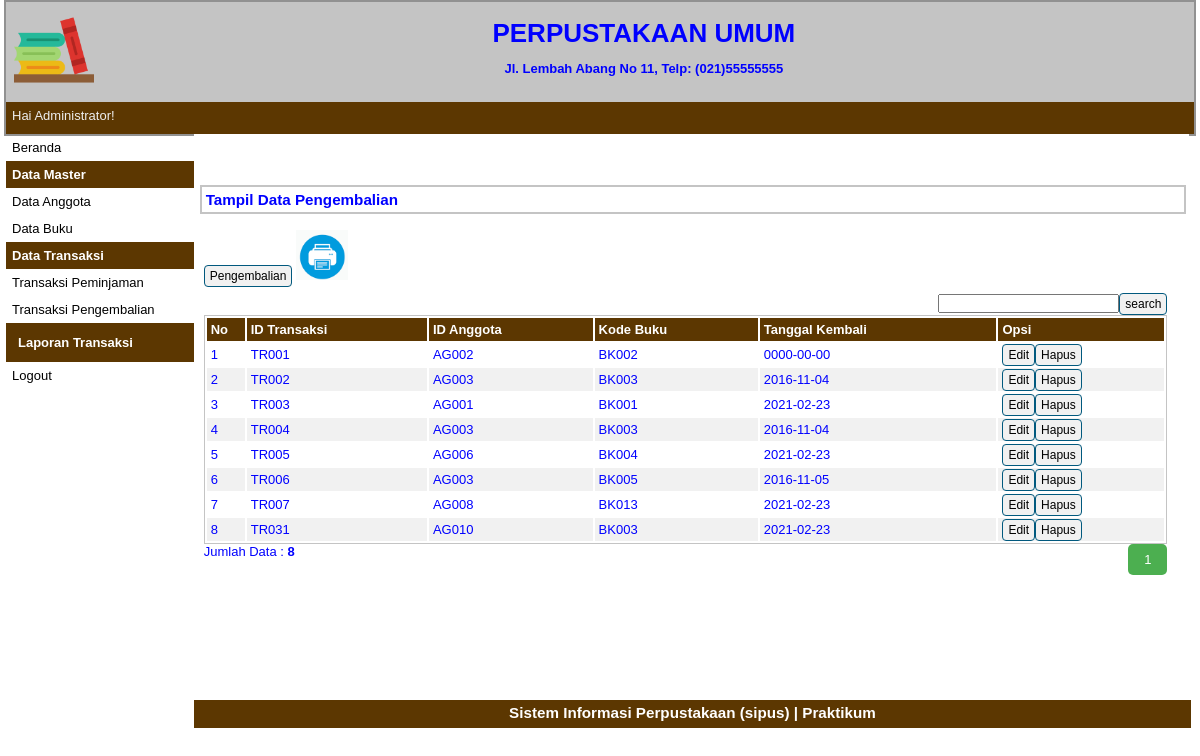
The page /index.php?p=transaksi-pengembalian (signed in) on the database its author committed.
### tables this page shows
CREATE TABLE `tbtransaksi` (
  `idtransaksi` varchar(5) NOT NULL,
  `idanggota` varchar(5) NOT NULL,
  `idbuku` varchar(5) NOT NULL,
  `tglpinjam` date NOT NULL,
  `tglkembali` date NOT NULL
);

### pages/transaksi-pengembalian.php (the view, shortened to what this page needs)
<div id="label-page"><h3>Tampil Data Pengembalian</h3></div>
<div id="content">
	<p id="tombol-tambah-container"><a href="index.php?p=transaksi-pengembalian-input" class="tombol">Pengembalian</a>
	<a target="_blank" href="pages/cetak-datakembali.php"><img src="print.png" height="50px" height="50px"></a>
	<FORM CLASS="form-inline" METHOD="POST">
	<div align="right"><form method=post><input type="text" name="pencarian"><input type="submit" name="search" value="search" class="tombol"></form>
	</FORM>
	</p>
	<table id="tabel-tampil">
		<tr>
			<th id="label-tampil-no">No</td>
			<th>ID Transaksi</th>
			<th>ID Anggota</th>
			<th>Kode Buku</th>
			<th>Tanggal Kembali</th>
			<th id="label-opsi">Opsi</th>
		</tr>
		<?php
		$batas = 10;
		extract($_GET);
		if(empty($hal)){
			$posisi = 0;
			$hal = 1;
			$nomor = 1;
		}
		else {
			$posisi = ($hal - 1) * $batas;
			$nomor = $posisi+1;
		}
		if($_SERVER['REQUEST_METHOD'] == "POST"){
			$pencarian = trim(mysqli_real_escape_string($db, $_POST['pencarian']));
			if($pencarian != ""){
				$sql = "SELECT * FROM tbtransaksi WHERE idbuku LIKE '%$pencarian%'
						OR idbuku LIKE '%$pencarian%'
						OR idanggota LIKE '%$pencarian%'
						OR tglkembali LIKE '%$pencarian%'";
				$query = $sql;
				$queryJml = $sql;
			}
			else {
				$query = "SELECT * FROM tbtransaksi LIMIT $posisi, $batas";
				$queryJml = "SELECT * FROM tbtransaksi";
				$no = $posisi * 1;
			}
		}
		else {
			$query = "SELECT * FROM tbtransaksi LIMIT $posisi, $batas";
			$queryJml = "SELECT * FROM tbtransaksi";
		}
		$q_tampil_transaksi = mysqli_query($db, $query);
		if(mysqli_num_rows($q_tampil_transaksi)>0)
		{
		while($r_tampil_transaksi=mysqli_fetch_array($q_tampil_transaksi)){
		?>
		<tr>
			<td><?php echo $nomor; ?></td>
			<td><?php echo $r_tampil_transaksi['idtransaksi']; ?></td>
			<td><?php echo $r_tampil_transaksi['idanggota']; ?></td>
			<td><?php echo $r_tampil_transaksi['idbuku']; ?></td>
			<td><?php echo $r_tampil_transaksi['tglkembali']; ?></td>
			<td>
				<div class="tombol-opsi-container"><a href="index.php?p=transaksi-pengembalian-edit&id=<?php echo $r_tampil_transaksi['idtransaksi'];?>" class="tombol">Edit</a></div>
				<div class="tombol-opsi-container"><a href="proses/buku-hapus.php?id=<?php echo $r_tampil_buku['idbuku']; ?>" onclick = "return confirm ('Apakah Anda Yakin Akan Menghapus Data Ini?')" class="tombol">Hapus</a></div>
			</td>
		</tr>
		<?php $nomor++; }
		}
		else {
			echo "<tr><td colspan=6>Data Tidak Ditemukan</td></tr>";
		}?>
	</table>
	<?php
	if(isset($_POST['pencarian'])){
	if($_POST['pencarian']!=''){
		echo "<div style=\"float:left;\">";
		$jml = mysqli_num_rows(mysqli_query($db, $queryJml));
		echo "Data Hasil Pencarian: <b>$jml</b>";
		echo "</div>";
	}
	}
	else{ ?>
		<div style="float: left;">
		<?php
			$jml = mysqli_num_rows(mysqli_query($db, $queryJml));
			echo "Jumlah Data : <b>$jml</b>";
		?>
		</div>
		<div class="pagination">
				<?php
				$jml_hal = ceil($jml/$batas);
				for($i=1; $i<=$jml_hal; $i++){
					if($i != $hal){
						echo "<a href=\"?p=transaksi-pengembalian&hal=$i\">$i</a>";
					}
					else {
						echo "<a class=\"active\">$i</a>";
					}
				}
				?>
		</div>
	<?php
	}
	?>
</div>

### style.css (style rules this page uses)
* { margin:0px; padding:0px }
body { font-family:sans-serif; font-size:13px; color:blue; }
.pagination { display: inline-block; }
.pagination a { color: black; float: left; padding: 8px 16px; text-decoration: none; }
.pagination a.active { background-color: #4CAF50; color: white; border-radius: 5px; }
#label-page { margin-top:6px; margin-bottom:6px; margin-left:6px; border:2px solid #C4C4C4; padding:4px; width:97.9%; }
#content { float:left; width:96.8%; min-height:454px; background-image : border:2px solid #C4C4C4; padding:10px; margin-bottom:6px; }
.tombol { border-radius:4px; font-size:12px; text-decoration:none; background-color:#F1F1F1; padding-top:3px; padding-bottom:3px; padding-left:5px; padding-right:5px; border:1px solid #01597E; color:black; }
#tombol-tambah-container { margin-bottom:10px; }
#tabel-tampil { border:1px solid #C4C4C4; width:100%; }
#tabel-tampil tr:nth-child(odd) { background-color:#F1F1F1; }
#tabel-tampil tr th { background-color:#5C3701; color:#FFFFFF; padding:4px; text-align:left; }
#tabel-tampil td { padding:4px; }
#label-tampil-no { width:30px; }
#label-opsi { width:158px; font-weight:bold; }
.tombol-opsi-container { float:left; }

### rows shown on the page
tbtransaksi: idtransaksi "TR001", idanggota "AG002", idbuku "BK002", tglkembali "0000-00-00"
tbtransaksi: idtransaksi "TR002", idanggota "AG003", idbuku "BK003", tglkembali "2016-11-04"
tbtransaksi: idtransaksi "TR003", idanggota "AG001", idbuku "BK001", tglkembali "2021-02-23"
tbtransaksi: idtransaksi "TR004", idanggota "AG003", idbuku "BK003", tglkembali "2016-11-04"
tbtransaksi: idtransaksi "TR005", idanggota "AG006", idbuku "BK004", tglkembali "2021-02-23"
tbtransaksi: idtransaksi "TR006", idanggota "AG003", idbuku "BK005", tglkembali "2016-11-05"
tbtransaksi: idtransaksi "TR007", idanggota "AG008", idbuku "BK013", tglkembali "2021-02-23"
tbtransaksi: idtransaksi "TR031", idanggota "AG010", idbuku "BK003", tglkembali "2021-02-23"

### other values the page prints
$_SESSION['sesi'] "Administrator"
$jml "8"
